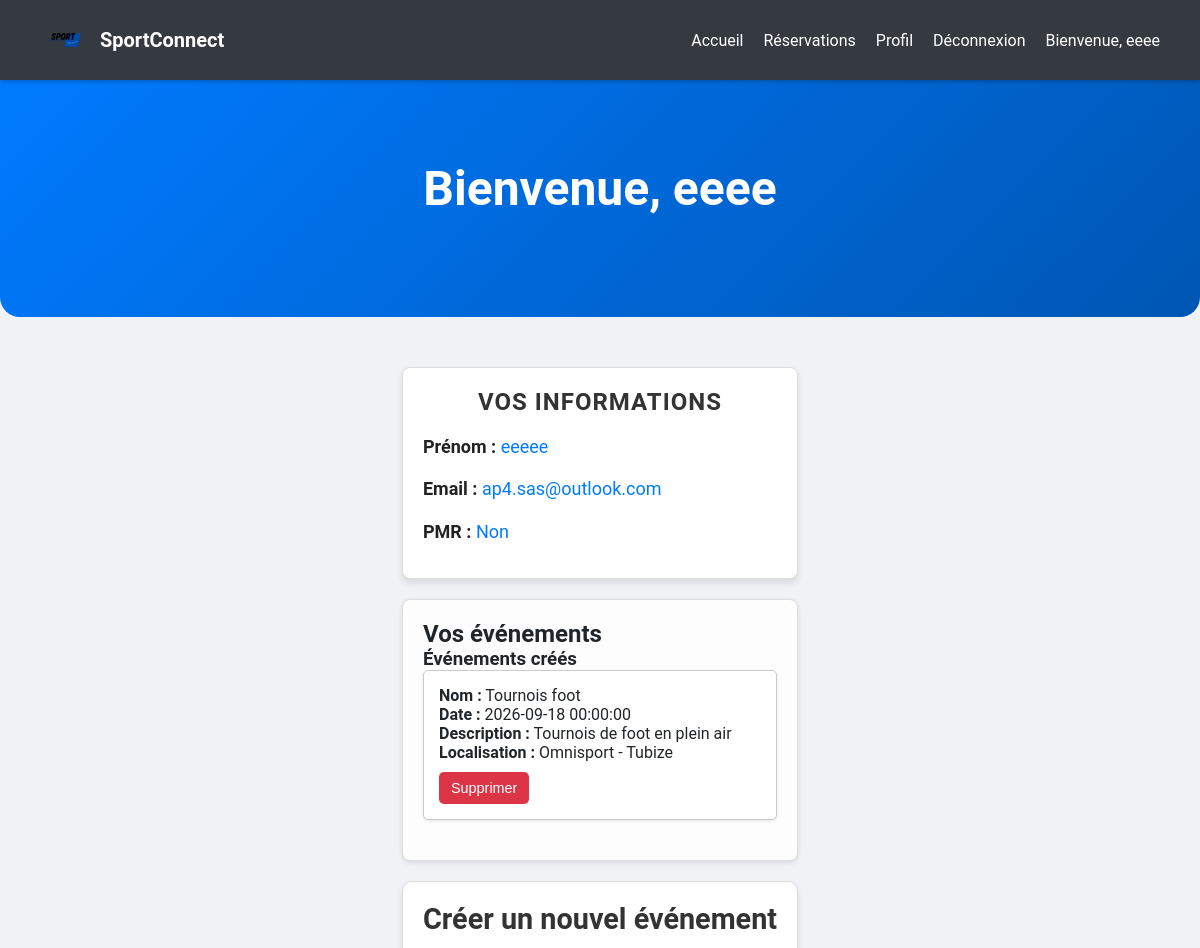
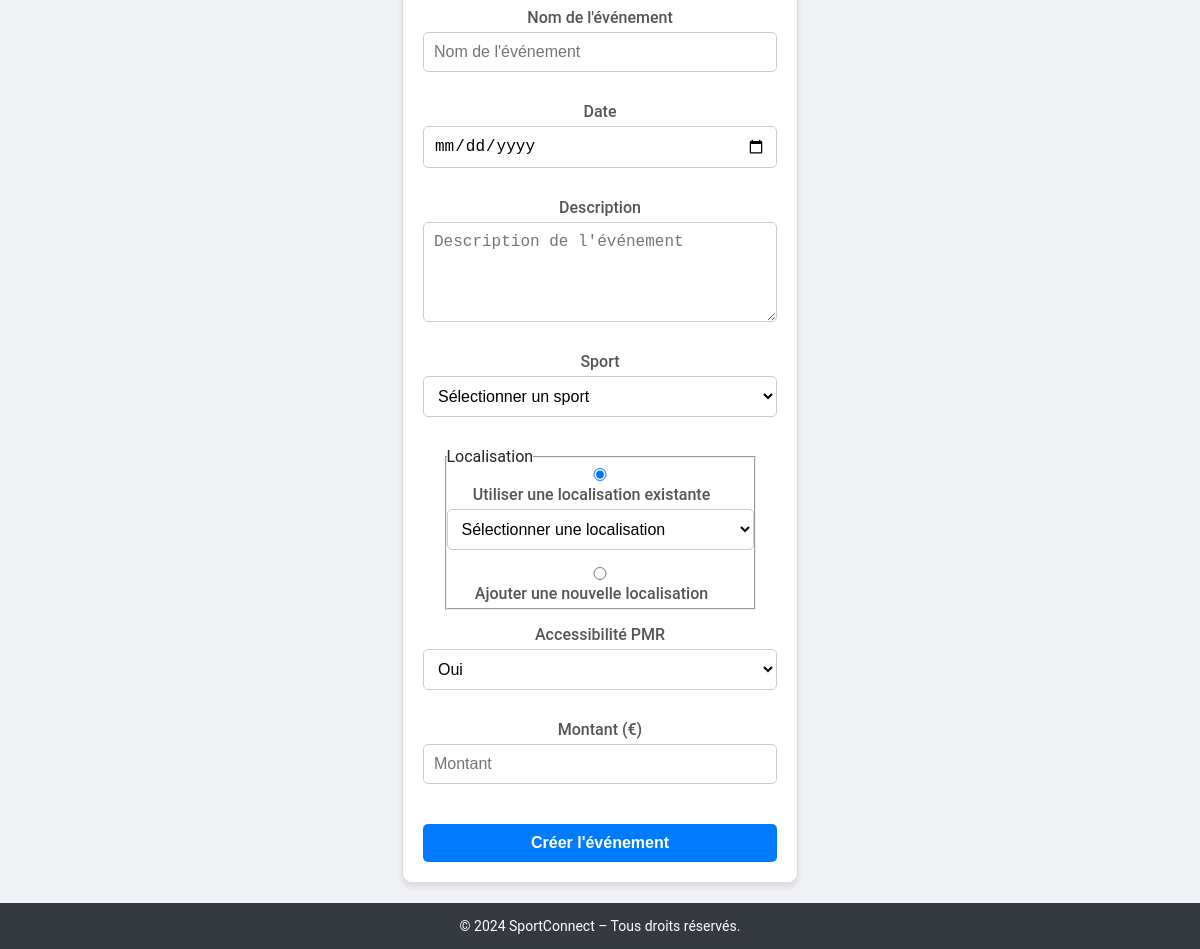
/?page=profil (signed in), run on the app's committed database (2 pictures, top to bottom).
### tables this page shows
CREATE TABLE `evenements` (
  `id_evenement` int NOT NULL,
  `nom_evenement` varchar(50) NOT NULL,
  `date_evenement` datetime NOT NULL,
  `id_sport` int NOT NULL,
  `id_localisation` int DEFAULT NULL,
  `description` text,
  `pmr_accessible` tinyint(1) NOT NULL DEFAULT '0',
  `MONTANT` decimal(10,2) NOT NULL,
  `id_utilisateur` int NOT NULL
);

### src/Controleur/ProfilControleur.php (called while the page is built, shortened)
<?php
class ProfilControleur
{
    private $reservationModele;
    private $sportModele;
    private $evenementModele;
    public function __construct($pdo)
    {
        $this->reservationModele = new ReservationModele($pdo);
        $this->sportModele = new SportModele($pdo);
        $this->evenementModele = new EvenementModele($pdo);
    }
    public function index()
    {
        $utilisateur = $_SESSION['utilisateur'];
        try {
            $reservations = $this->reservationModele->getEvenementsParUtilisateur($utilisateur['id_utilisateur']);
            $evenementsCrees = $this->evenementModele->recupererEvenementsParUtilisateur($utilisateur['id_utilisateur']);
            $sportsDisponibles = $this->sportModele->obtenirSports();
            $localisationsExistantes = $this->evenementModele->obtenirLocalisations();
            $vue = new ProfilVue(
                "Profil - SportConnect",
                $utilisateur,
                $reservations,
                $sportsDisponibles,
                $localisationsExistantes,
                $evenementsCrees
            );
            $vue->afficher();
        } catch (\Exception $e) {
            echo "Erreur lors de la récupération des données : " . $e->getMessage();
        }
    }
}

### src/Core/routeur.php (called while the page is built, shortened)
<?php
class Routeur
{
    private $pdo;
    public function __construct($pdo)
    {
        $this->pdo = $pdo;
    }
    public function executer()
    {
        $nomMethode = 'index';
        try {
            $controleur = new $classeControleur($this->pdo);
            $controleur->$nomMethode();
        } catch (\Exception $e) {
            http_response_code(404);
            echo $e->getMessage();
        }
    }
}

### index.php (called while the page is built, shortened)
<?php
require_once __DIR__ . '/config/db.php';
try {
    $routeur = new Routeur($pdo);
    $routeur->executer();
} catch (Exception $e) {
    error_log("Erreur dans le routeur : " . $e->getMessage());
    http_response_code(500);
    echo "Une erreur interne est survenue. Veuillez réessayer plus tard.";
}
?>

### src/Controleur/navbarControleur.php (called while the page is built, shortened)
<?php
class NavbarControleur
{
    public function obtenirLiens($pageActive, $estConnecte)
    {
        $liens = [
            'Accueil' => ['url' => '?page=accueil', 'actif' => $pageActive === 'accueil'],
            'Réservations' => ['url' => '?page=reservation', 'actif' => $pageActive === 'reservation']
        ];
        if (isset($_SESSION['utilisateur']) && !empty($_SESSION['utilisateur'])) {
            $liens['Profil'] = ['url' => '?page=profil', 'actif' => $pageActive === 'profil'];
            $liens['Déconnexion'] = ['url' => '?page=deconnexion', 'actif' => $pageActive === 'deconnexion'];
        } else {
            $liens['Inscriptions'] = ['url' => '?page=inscriptions', 'actif' => $pageActive === 'inscriptions'];
            $liens['Connexion'] = ['url' => '?page=connexion', 'actif' => $pageActive === 'connexion'];
        }
        return $liens;
    }
}

### src/Modeles/EvenementModele.php (called while the page is built, shortened)
<?php
class EvenementModele
{
    private $pdo;
    public function __construct($pdo)
    {
        $this->pdo = $pdo;
    }
    public function recupererEvenementsParUtilisateur($idUtilisateur)
    {
        $sql = "SELECT e.*, s.nom_sport AS sport, CONCAT(le.nom_localisation_evenement, ' - ', le.ville) AS localisation
                FROM evenements e
                JOIN sports s ON e.id_sport = s.id_sport
                JOIN localisations_evenements le ON e.id_localisation = le.id_localisation
                WHERE e.id_utilisateur = :id_utilisateur";
        try {
            $stmt = $this->pdo->prepare($sql);
            $stmt->execute([':id_utilisateur' => $idUtilisateur]);
            return $stmt->fetchAll(\PDO::FETCH_ASSOC);
        } catch (\PDOException $e) {
            error_log("Erreur lors de la récupération des événements : " . $e->getMessage());
            return [];
        }
    }
}

### src/Vues/ProfilVue.php (the view, shortened to what this page needs)
<?php
class ProfilVue
{
    private $utilisateur;
    private $reservations;
    private $evenementsCrees;
    public function __construct(
        string $titre,
        array $utilisateur,
        array $reservations = [],
        array $sports = [],
        array $localisations = [],
        array $evenementsCrees = []
    ) {
        $this->utilisateur     = $utilisateur;
        $this->reservations    = $reservations;
        $this->evenementsCrees = $evenementsCrees;
    }
    public function afficher(): void
    {
        $navbarControleur = new NavbarControleur();
        $liensNavbar = $navbarControleur->obtenirLiens('profil', $this->utilisateur !== null);
        ?>
        <!DOCTYPE html>
        <html lang="fr">
        <head>
            <link rel="stylesheet" href="CSS/style.css">
        </head>
        <body>
            <nav class="navbar">
                <div class="container">
                    <a href="?page=accueil" class="logo">
                        <img src="assets/logo.png" alt="SportConnect Logo" class="navbar-logo">
                        <span>SportConnect</span>
                    </a>
                    <ul class="nav-links">
                        <?php foreach ($liensNavbar as $nom => $lien): ?>
                            <li>
                                <a href="<?php echo htmlspecialchars($lien['url']); ?>"
                                   class="<?php echo $lien['actif'] ? 'active' : ''; ?>">
                                    <?php echo htmlspecialchars($nom); ?>
                                </a>
                            </li>
                        <?php endforeach; ?>
                        <?php if ($this->utilisateur): ?>
                            <li class="user-info">
                                Bienvenue, <?php echo htmlspecialchars($this->utilisateur['pseudo']); ?>
                            </li>
                        <?php endif; ?>
                    </ul>
                </div>
            </nav>
            <header class="hero">
                <h1>Bienvenue, <?php echo htmlspecialchars($this->utilisateur['pseudo']); ?></h1>
            </header>
            <main class="container main-profil">
                <section class="profil-details">
                    <h2 class="profil-title">Vos informations</h2>
                    <div class="profil-info">
                        <p>
                            <strong>Prénom :</strong>
                            <span><?php echo htmlspecialchars($this->utilisateur['prenom']); ?></span>
                        </p>
                        <p>
                            <strong>Email :</strong>
                            <span><?php echo htmlspecialchars($this->utilisateur['email']); ?></span>
                        </p>
                        <p>
                            <strong>PMR :</strong>
                            <span><?php echo $this->utilisateur['pmr'] ? 'Oui' : 'Non'; ?></span>
                        </p>
                    </div>
                </section>
                <section class="profil-evenements">
                    <h2>Vos événements</h2>
                    <?php
                    $aDesReservations = !empty($this->reservations);
                    $aDesCreations    = !empty($this->evenementsCrees);
                    ?>
                    <?php if ($aDesReservations || $aDesCreations): ?>
                        <?php if ($aDesCreations): ?>
                            <h3>Événements créés</h3>
                            <ul class="event-list">
                                <?php foreach ($this->evenementsCrees as $evenement): ?>
                                    <li class="event-item">
                                        <strong>Nom :</strong>
                                        <?php echo htmlspecialchars($evenement['nom_evenement']); ?><br>
                                        <strong>Date :</strong>
                                        <?php echo htmlspecialchars($evenement['date_evenement']); ?><br>
                                        <strong>Description :</strong>
                                        <?php echo htmlspecialchars($evenement['description']); ?><br>
                                        <strong>Localisation :</strong>
                                        <?php echo htmlspecialchars($evenement['localisation']); ?><br>
                                        <form method="POST"
                                              action="?page=evenement&action=supprimer_evenement_creer_utilisateur"
                                              class="form-supprimer">
                                            <button type="submit" class="btn-supprimer">
                                                Supprimer
                                            </button>
                                        </form>
                                    </li>
                                <?php endforeach; ?>
                            </ul>
                        <?php endif; ?>
                    <?php else: ?>
                        <p>Vous n'avez participé à aucun événement ni créé d'événements pour le moment.</p>
                    <?php endif; ?>
                </section>
                <section class="creer-evenement">
                    <h2>Créer un nouvel événement</h2>
                    <form method="POST" action="?page=evenement&action=creer_evenement" class="form-creer-evenement">
                        <div class="form-group">
                            <label for="nom_evenement">Nom de l'événement</label>
                            <input type="text"
                                   id="nom_evenement"
                                   name="nom_evenement"
                                   placeholder="Nom de l'événement"
                                   required />
                        </div>
                        <div class="form-group">
                            <label for="date_evenement">Date</label>
                            <input type="date"
                                   id="date_evenement"
                                   name="date_evenement"
                                   required />
                        </div>
                        <div class="form-group">
                            <label for="description">Description</label>
                            <textarea id="description"
                                      name="description"
                                      placeholder="Description de l'événement"></textarea>
                        </div>
                        <div class="form-group">
                            <label for="id_sport">Sport</label>
                            <select id="id_sport" name="id_sport" required>
                                <option value="">Sélectionner un sport</option>
                            </select>
                        </div>
                        <fieldset class="form-fieldset">
                            <legend>Localisation</legend>
                            <div class="form-group">
                                <label>
                                    <input type="radio" name="localisation_type" value="existante" checked />
                                    Utiliser une localisation existante
                                </label>
                                <select id="id_localisation" name="id_localisation">
                                    <option value="">Sélectionner une localisation</option>
                                </select>
                            </div>
                            <div class="form-group">
                                <label>
                                    <input type="radio" name="localisation_type" value="nouvelle" />
                                    Ajouter une nouvelle localisation
                                </label>
                            </div>
                        </fieldset>
                        <div class="form-group">
                            <label for="pmr_accessible">Accessibilité PMR</label>
                            <select id="pmr_accessible" name="pmr_accessible">
                                <option value="1">Oui</option>
                            </select>
                        </div>
                        <div class="form-group">
                            <label for="montant">Montant (€)</label>
                            <input type="number"
                                   id="montant"
                                   name="montant"
                                   step="0.01"
                                   min="0"
                                   placeholder="Montant" />
                        </div>
                        <button type="submit" class="btn-creer">Créer l'événement</button>
                    </form>
                </section>
            </main>
            <footer class="footer">
                <p>&copy; 2024 SportConnect &ndash; Tous droits réservés.</p>
            </footer>
        </body>
        </html>
        <?php
    }
}

### data on the page
evenements: nom_evenement "Tournois foot", date_evenement "2026-09-18 00:00:00", description "Tournois de foot en plein air", localisation "Omnisport - Tubize"

### other printed values
$nom "Accueil"
$nom "Réservations"
$nom "Profil"
$nom "Déconnexion"
$this->utilisateur['pseudo'] "eeee"
$this->utilisateur['prenom'] "eeeee"
$this->utilisateur['email'] "ap4.sas@outlook.com"
